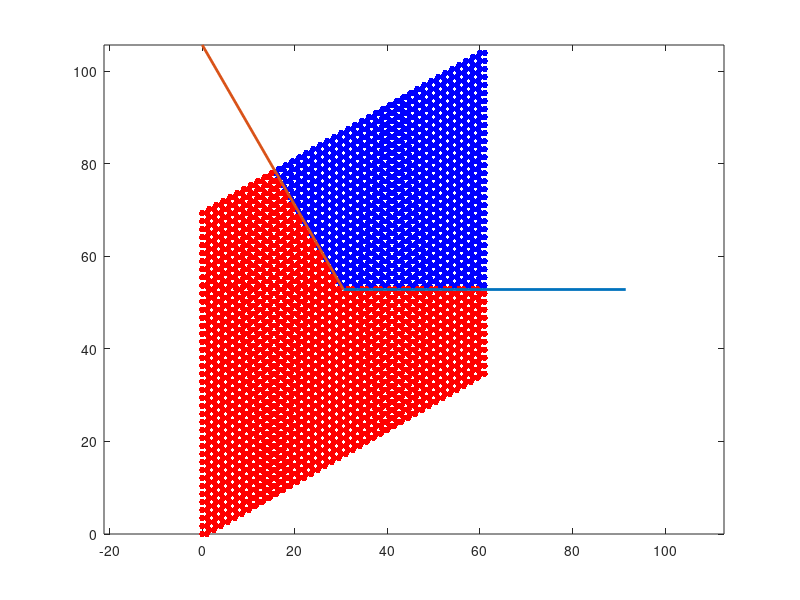
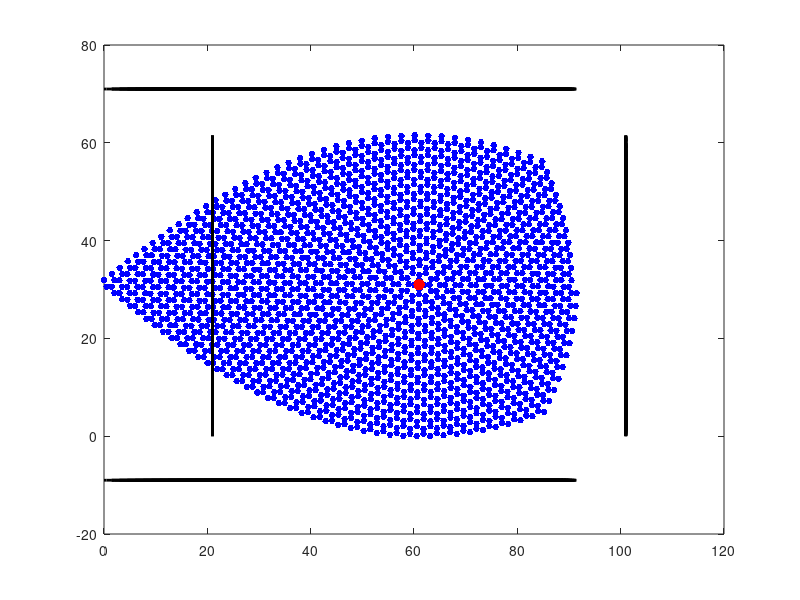
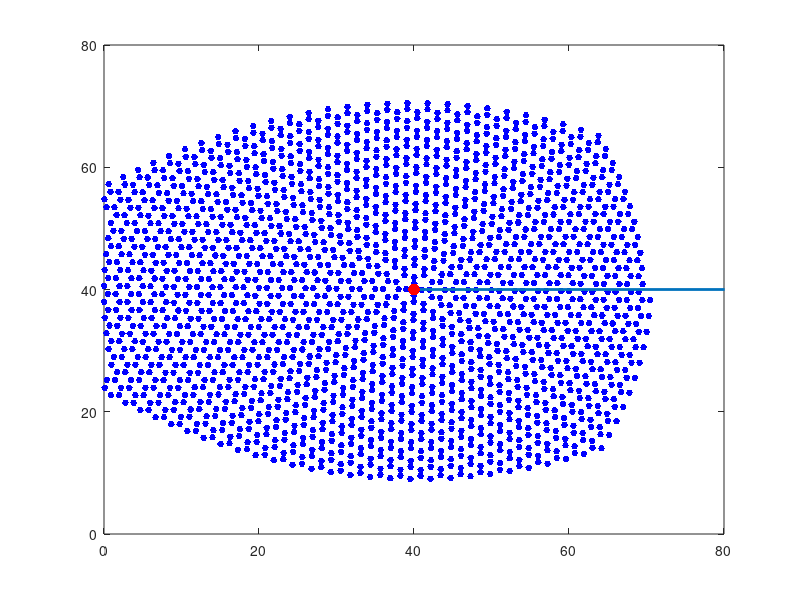

The MATLAB source for these figures, in order: (Note: this script raises an error after producing the figures.)
close all; clear all; clc;
vortex_charge=2;
n = 3;
m = 2;
%%
sp = [];
v = @(n) [cos(n*pi/3) sin(n*pi/3)];
a = @(n1,n2) v(n1)-v(n2);
a1 = a(0,4);
a2 = a(2,4);
b = a(5,4);
r0 = v(4);
for n1 = -20:20
    for n2=-20:20
        sA = n1*a1+n2*a2+r0;
        sB = sA + b;
        sp = [sp; [sA 1]; [sB 3]];
    end
end
rcm = -[min(sp(:,1)) min(sp(:,2)) 0];
sp = sp + rcm;
state.spheres = sp;
state.cyclic_boundary = [max(sp(:,1)) max(sp(:,2))];
state.H = 4;
%%
sp = sp - rcm;
t = mod(atan2(sp(:,2),sp(:,1))-0.01,2*pi);
r = sqrt(sp(:,2).^2+sp(:,1).^2);
tcm = mod(atan2(rcm(2),rcm(1))-0.01,2*pi);
rcm_size = sqrt(rcm(2).^2+rcm(1).^2);
I = t>=2*pi/(m*n)*vortex_charge;
sp = sp + rcm;
%%
figure;
plot(sp(:,1),sp(:,2),'.b','MarkerSize',15);axis equal;
hold all;
plot(sp(I,1),sp(I,2),'.r','MarkerSize',15);
phi1 = 0; 
phi2=2*pi/(m*n)*vortex_charge;
plt = @(phi,rcm) plot(rcm(1)+state.cyclic_boundary(1)*[0 cos(phi)],...
    rcm(2)+state.cyclic_boundary(1)*[0 sin(phi)],'LineWidth',2);
plt(phi1,rcm);
plt(phi2,rcm);
%%
sp = sp - rcm;
A = m*n/(m*n-vortex_charge);
t_ = A*t(I)-vortex_charge*2*pi/(m*n-vortex_charge); 

% factor = 500;
% r_ = r(I).^A;

factor = inf;
r_ = r(I);

tcm = m*n/(m*n-vortex_charge)*tcm-vortex_charge*2*pi/(m*n-vortex_charge); 

rcm_ = -[min(r_.*cos(t_)) min(r_.*sin(t_)) 0];
x = r_.*cos(t_)+rcm_(1);
y = r_.*sin(t_)+rcm_(2);
z = state.spheres(I,3);
sp = sp + rcm;
%%
l = 40;
xl = rcm_(1)-l;
yl = rcm_(2)-l;
yu = rcm_(2)+l;
xu = rcm_(1)+l;

figure;
plot(x,y,'.b','MarkerSize',15);
hold all;
plot(x*0+xl,y,'k','LineWidth',2); 
plot(x*0+xu,y,'k','LineWidth',2);
plot(x,y*0+yl,'k','LineWidth',2);
plot(x,y*0+yu,'k','LineWidth',2);
plot(rcm_(1),rcm_(2),'.r','MarkerSize',25);
%%
I2 = x>xl & x<xu & y>yl & y<yu;
x = x(I2)-xl; y = y(I2)-yl;z = z(I2); 
rcm_= rcm_-[xl yl 0];
state.cyclic_boundary=[(xu-xl) (yu-yl)];
%%
figure;
plot(x,y,'.b','MarkerSize',15);
hold all;
plt(phi1,rcm_);
plot(rcm_(1),rcm_(2),'.r','MarkerSize',25);
xlim([0 (xu-xl)]);
ylim([0 (yu-yl)]);
%%
state.spheres = [x y z];
[psi,E] = psi_mn(m,n,state,true);
%%
N_real = 1000;
winding = zeros(N_real,1);
rho = zeros(N_real,1);
cutoff = 4*factor;
for i=1:N_real
    I0 = [];
    for j=1:4
        while true
            i_ = randi(length(x),1);
            if abs(x(i_)-rcm_(1))<cutoff && abs(y(i_)-rcm_(2))<cutoff && ...
                    abs(x(i_)-rcm_(1))>3&& abs(y(i_)-rcm_(2))>3
%                     abs(x(i_)-rcm_(1))>3*factor&& abs(y(i_)-rcm_(2))>3*factor
                I0 = [I0 i_];
                break
            end
        end
    end
    I = loop(state, I0, E);
    winding(i) = winding_number(I,psi,state.spheres);
    in = inpolygon(x,y,x(I),y(I));
    rho(i) = winding_number(I,psi,state.spheres)/sum(in);
%     if winding(i) == -4
%         break
%     end
end
%%
hold on;
plot(x(I0), y(I0), '.', 'MarkerSize',30);
plot(x(I),y(I),'r','LineWidth',2); 
%%
[counts,centers]=hist(winding,-10:10);  % (abs(n)>0.1)
counts = counts/trapz(centers,counts);
figure;
plot(centers, counts,'.--','MarkerSize',20,'LineWidth',2);
legend('pdf of winding number');
set(gca,'FontSize',20);grid on;
xlabel('winding number');
ylabel('pdf');
%%
m1 = mean(rho);
m2 = mean(rho.^2); 
m3 = mean(rho.^3); 
m4 = mean(rho.^4); 
m_ = [m1; m2; m3; m4];

q = [-2 -1 1 2]';
k1 = @(p) sum(q.*p);
k2 = @(p) sum(q.^2.*p.*(1-p));
k3 = @(p) sum(q.^3.*p.*(1-p).*(1-2*p));
k4 = @(p) sum(q.^4.*p.*(1-p).*(1-6*p.*(1-p)));
m1 = @(p) k1(p);
m2 = @(p) k2(p)+k1(p)^2;
m3 = @(p) k3(p)+3*k2(p)*k1(p)+k1(p)^3;
m4 = @(p) k4(p)+4*k3(p)*k1(p)+3*k2(p)^2 + 6*k2(p)*k1(p)^2+k1(p)^4;
m = @(p) [m1(p); m2(p); m3(p); m4(p)];
eq_zero = @(p) sum((m(p)-m_).^2);
% p = fminsearch(eq_zero, (0.1:0.1:0.4)')
p = fmincon(eq_zero,(0.1:0.1:0.4)',[],[],[],[],[0;0;0;0],[inf;inf;inf;inf])
%%
figure;
hist(rho,30);
grid on;
set(gca,'FontSize',20);
xlabel('\rho=Q/n with Q=\intd(arg(\psi_{23}))');
ylabel('Counts');
%%
figure;
p_ = [p(1:2);0;p(3:4)];
q_ = [q(1:2);0;q(3:4)];
plot(q_,p_,'*--');
xlabel('q');ylabel('p_q');
set(gca,'FontSize',20);
grid on;